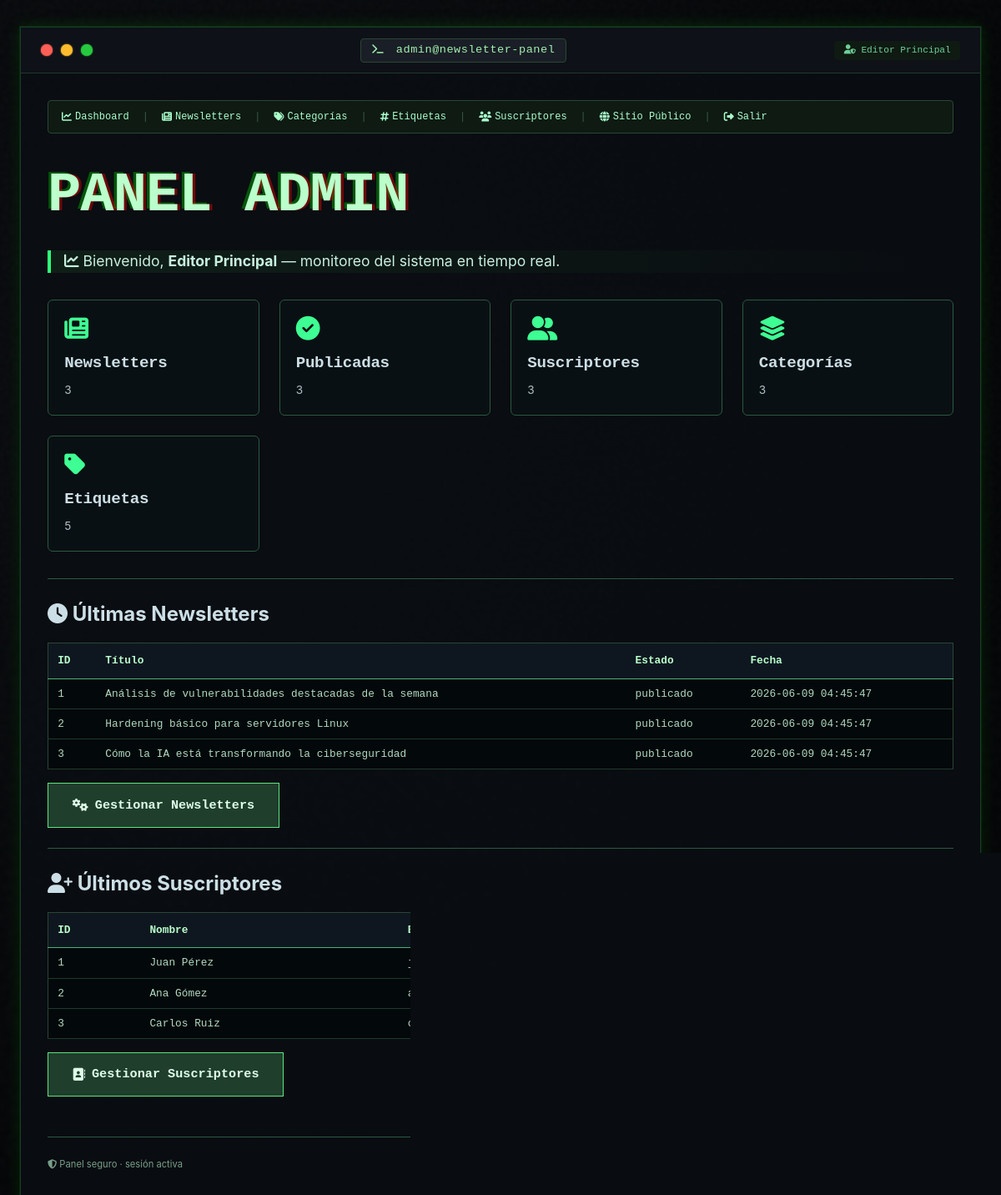
Page /admin/dashboard.php (signed in) on the committed database.
### tables this page shows
CREATE TABLE newsletters (
    id INT AUTO_INCREMENT PRIMARY KEY,
    autor_id INT NOT NULL,
    categoria_id INT NOT NULL,
    titulo VARCHAR(200) NOT NULL,
    contenido TEXT NOT NULL,

    estado ENUM(
        'borrador',
        'publicado',
        'archivado'
    ) NOT NULL DEFAULT 'borrador',

    creado_en DATETIME DEFAULT CURRENT_TIMESTAMP,
    actualizado_en DATETIME DEFAULT CURRENT_TIMESTAMP
        ON UPDATE CURRENT_TIMESTAMP,

    CONSTRAINT fk_newsletters_autor
        FOREIGN KEY (autor_id)
        REFERENCES usuarios(id)
        ON UPDATE CASCADE
        ON DELETE RESTRICT,

    CONSTRAINT fk_newsletters_categoria
        FOREIGN KEY (categoria_id)
        REFERENCES categorias(id)
        ON UPDATE CASCADE
        ON DELETE RESTRICT
);

CREATE TABLE suscriptores (
    id INT AUTO_INCREMENT PRIMARY KEY,
    nombre VARCHAR(100) NULL,

    email VARCHAR(150) NOT NULL UNIQUE,

    estado ENUM(
        'pendiente',
        'activo',
        'inactivo',
        'baja'
    ) NOT NULL DEFAULT 'pendiente',

    token_verificacion VARCHAR(255) NULL,
    token_baja VARCHAR(255) NULL,

    fecha_suscripcion DATETIME DEFAULT CURRENT_TIMESTAMP,
    fecha_baja DATETIME NULL
);

### src/includes/sql.php (called while the page is built, shortened)
<?php
function totalNewsletters(PDO $pdo): int
{
    return (int)$pdo
        ->query("
            SELECT COUNT(*)
            FROM newsletters
        ")
        ->fetchColumn();
}
function totalSuscriptores(PDO $pdo): int
{
    return (int)$pdo
        ->query("
            SELECT COUNT(*)
            FROM suscriptores
        ")
        ->fetchColumn();
}
function totalNewslettersPublicadas(PDO $pdo): int
{
    return (int)$pdo
        ->query("
            SELECT COUNT(*)
            FROM newsletters
            WHERE estado='publicado'
        ")
        ->fetchColumn();
}
function estadisticasSistema(PDO $pdo): array
{
    $totalNews = totalNewsletters($pdo);
    $totalSubs = totalSuscriptores($pdo);
    $totalPublicadas = totalNewslettersPublicadas($pdo);
    return [
        'newsletters' => $totalNews,
        'suscriptores' => $totalSubs,
        'publicadas' => $totalPublicadas
    ];
}

### src/admin/dashboard.php (the view, shortened to what this page needs)
<?php
require_once '../includes/conexion.php';
require_once '../includes/sql.php';
$stats = estadisticasSistema($pdo);
$totalCategorias = $pdo->query("
    SELECT COUNT(*)
    FROM categorias
")->fetchColumn();
$totalEtiquetas = $pdo->query("
    SELECT COUNT(*)
    FROM etiquetas
")->fetchColumn();
$ultimasNews = $pdo->query("
    SELECT
        id,
        titulo,
        estado,
        creado_en
    FROM newsletters
    ORDER BY creado_en DESC
    LIMIT 5
")->fetchAll(PDO::FETCH_ASSOC);
$ultimosSubs = $pdo->query("
    SELECT
        id,
        nombre,
        email,
        estado
    FROM suscriptores
    ORDER BY fecha_suscripcion DESC
    LIMIT 5
")->fetchAll(PDO::FETCH_ASSOC);
?>
<!DOCTYPE html>
<html lang="es">
<head>
    <link rel="stylesheet" href="https://cdnjs.cloudflare.com/ajax/libs/font-awesome/6.5.2/css/all.min.css">
    <link rel="stylesheet" href="../assets/css/style.css">
</head>
<body>
    <div class="terminal-window">
        <div class="term-bar">
            <div class="term-buttons">
                <span class="term-btn red"></span>
                <span class="term-btn yellow"></span>
                <span class="term-btn green"></span>
            </div>
            <div class="term-title">
                <i class="fas fa-terminal"></i> admin@newsletter-panel
            </div>
            <div class="term-status">
                <i class="fas fa-user-shield"></i> <?= htmlspecialchars($_SESSION['usuario_nombre']) ?>
            </div>
        </div>
        <div class="term-content">
            <div class="admin-nav">
                <a href="dashboard.php"><i class="fas fa-chart-line"></i> Dashboard</a>
                <span class="sep">|</span>
                <a href="newsletters.php"><i class="fas fa-newspaper"></i> Newsletters</a>
                <span class="sep">|</span>
                <a href="categorias.php"><i class="fas fa-tags"></i> Categorías</a>
                <span class="sep">|</span>
                <a href="etiquetas.php"><i class="fas fa-hashtag"></i> Etiquetas</a>
                <span class="sep">|</span>
                <a href="subscribers.php"><i class="fas fa-users"></i> Suscriptores</a>
                <span class="sep">|</span>
                <a href="../index.php"><i class="fas fa-globe"></i> Sitio Público</a>
                <span class="sep">|</span>
                <a href="logout.php"><i class="fas fa-sign-out-alt"></i> Salir</a>
            </div>
            <div class="glitch-wrapper">
                <h1 class="glitch">Panel Admin</h1>
            </div>
            <div class="tagline">
                <i class="fas fa-chart-line"></i> Bienvenido, <strong><?= htmlspecialchars($_SESSION['usuario_nombre']) ?></strong> — monitoreo del sistema en tiempo real.
            </div>
            <div class="features">
                <div class="feature-item">
                    <i class="fas fa-newspaper"></i>
                    <h3>Newsletters</h3>
                    <p><?= $stats['newsletters'] ?></p>
                </div>
                <div class="feature-item">
                    <i class="fas fa-check-circle"></i>
                    <h3>Publicadas</h3>
                    <p><?= $stats['publicadas'] ?></p>
                </div>
                <div class="feature-item">
                    <i class="fas fa-user-friends"></i>
                    <h3>Suscriptores</h3>
                    <p><?= $stats['suscriptores'] ?></p>
                </div>
                <div class="feature-item">
                    <i class="fas fa-layer-group"></i>
                    <h3>Categorías</h3>
                    <p><?= $totalCategorias ?></p>
                </div>
                <div class="feature-item">
                    <i class="fas fa-tag"></i>
                    <h3>Etiquetas</h3>
                    <p><?= $totalEtiquetas ?></p>
                </div>
            </div>
            <hr>
            <h2><i class="fas fa-clock"></i> Últimas Newsletters</h2>
            <table>
                <tr>
                    <th>ID</th>
                    <th>Título</th>
                    <th>Estado</th>
                    <th>Fecha</th>
                </tr>
                <?php foreach ($ultimasNews as $news): ?>
                <tr>
                    <td><?= $news['id'] ?></td>
                    <td><?= htmlspecialchars($news['titulo']) ?></td>
                    <td><?= htmlspecialchars($news['estado']) ?></td>
                    <td><?= $news['creado_en'] ?></td>
                </tr>
                <?php endforeach; ?>
            </table>
            <a class="terminal-btn" href="newsletters.php">
                <i class="fas fa-cogs"></i> Gestionar Newsletters
            </a>
            <hr>
            <h2><i class="fas fa-user-plus"></i> Últimos Suscriptores</h2>
            <table>
                <tr>
                    <th>ID</th>
                    <th>Nombre</th>
                    <th>Email</th>
                    <th>Estado</th>
                </tr>
                <?php foreach ($ultimosSubs as $sub): ?>
                <tr>
                    <td><?= $sub['id'] ?></td>
                    <td><?= htmlspecialchars($sub['nombre'] ?? '-') ?></td>
                    <td><?= htmlspecialchars($sub['email']) ?></td>
                    <td><?= htmlspecialchars($sub['estado']) ?></td>
                </tr>
                <?php endforeach; ?>
            </table>
            <a class="terminal-btn" href="subscribers.php">
                <i class="fas fa-address-book"></i> Gestionar Suscriptores
            </a>
            <div class="footer">
                <span><i class="fas fa-shield-alt"></i> Panel seguro · sesión activa</span>
                <span>v1.0.4</span>
            </div>
        </div>
    </div>
</body>
</html>

### src/assets/css/style.css (style rules this page uses)
* { margin: 0; padding: 0; box-sizing: border-box; }
body { background: radial-gradient(circle at 20% 30%, #0a0c0f, #020304); font-family: 'Inter', 'JetBrains Mono', monospace, sans-serif; color: #ccdfe6; line-height: 1.5; min-height: 100vh; padding: 2rem 1.5rem; position: relative; }
body::before { content: ""; position: fixed; top: 0; left: 0; width: 100%; height: 100%; pointer-events: none; z-index: 0; }
.terminal-window { max-width: 1300px; margin: 0 auto; background: #0b0e12e6; backdrop-filter: blur(1px); border: 1px solid #1d3a2c; box-shadow: 0 20px 35px -12px rgba(0, 0, 0, 0.8), 0 0 0 1px rgba(0, 255, 0, 0.1), 0 0 18px rgba(0, 255, 0, 0.15); overflow: hidden; transition: all 0.2s ease; position: relative; z-index: 2; }
.term-bar { background: #0e1117; padding: 0.8rem 1.5rem; display: flex; align-items: center; justify-content: space-between; border-bottom: 1px solid #1e3a2a; flex-wrap: wrap; gap: 10px; }
.term-buttons { display: flex; gap: 10px; }
.term-btn { width: 14px; height: 14px; border-radius: 50%; transition: 0.1s; }
.red { background: #ff5f56; box-shadow: 0 0 2px #ff5f56; }
.yellow { background: #ffbd2e; box-shadow: 0 0 2px #ffbd2e; }
.green { background: #27c93f; box-shadow: 0 0 2px #27c93f; }
.term-title { font-family: 'JetBrains Mono', monospace; font-size: 0.85rem; letter-spacing: 0.5px; background: #1a1e26; padding: 0.2rem 0.8rem; border-radius: 4px; color: #a0f0b0; border: 1px solid #2a4635; }
.term-title i { margin-right: 6px; font-size: 0.75rem; }
.term-status { font-size: 0.7rem; color: #6fcf97; background: #0e1a12; padding: 0.2rem 0.7rem; border-radius: 4px; font-family: monospace; }
.term-content { padding: 2rem 2rem 2.5rem; }
.glitch-wrapper { margin-bottom: 1rem; }
.glitch { font-size: clamp(2.2rem, 8vw, 4.2rem); font-weight: 800; font-family: 'JetBrains Mono', monospace; text-transform: uppercase; color: #bbffcc; position: relative; text-shadow: 0.05em 0 0 rgba(255, 0, 0, 0.4), -0.05em -0.025em 0 rgba(0, 255, 0, 0.3); animation: glitch-shake 0.3s infinite alternate; letter-spacing: -1px; }
.tagline { font-family: 'Inter', monospace; font-size: 1.1rem; border-left: 4px solid #2eff7a; padding-left: 1rem; margin: 0.8rem 0 1.8rem 0; color: #c8f0e0; font-weight: 400; background: linear-gradient(90deg, #0f1f18, transparent); }
.terminal-btn { background: #1f3e2c; border: 1px solid #5fe382; color: #e0ffea; padding: 0.9rem 1.8rem; font-family: 'JetBrains Mono', monospace; font-weight: bold; border-radius: 0; cursor: pointer; transition: all 0.2s ease; display: inline-flex; align-items: center; gap: 8px; font-size: 0.95rem; text-decoration: none; }
.features { display: grid; grid-template-columns: repeat(auto-fit, minmax(230px, 1fr)); gap: 1.5rem; margin: 2rem 0 2rem; }
.feature-item { background: #0b1215c9; border-radius: 6px; padding: 1.2rem; border: 1px solid #2a593f; transition: 0.2s; backdrop-filter: blur(2px); }
.feature-item i { font-size: 1.8rem; color: #3eff93; margin-bottom: 0.8rem; }
.feature-item h3 { font-family: 'JetBrains Mono', monospace; font-size: 1.2rem; margin-bottom: 0.5rem; letter-spacing: -0.3px; }
.feature-item p { font-size: 0.85rem; opacity: 0.85; }
.footer { margin-top: 3rem; text-align: center; font-size: 0.7rem; border-top: 1px solid #2b5a42; padding-top: 1.5rem; color: #799f89; display: flex; justify-content: space-between; flex-wrap: wrap; gap: 0.8rem; }
.admin-nav { font-family: 'JetBrains Mono', monospace; font-size: 0.75rem; color: #8fbc8f; background: #0e1a12; padding: 0.6rem 1rem; border-radius: 4px; display: flex; flex-wrap: wrap; gap: 1rem; align-items: center; margin-bottom: 1.5rem; border: 1px solid #2a4635; }
.admin-nav a { color: #aaffcc; text-decoration: none; transition: 0.2s; display: flex; align-items: center; gap: 4px; }
.admin-nav span.sep { color: #3a5a4a; }
table { width: 100%; border-collapse: collapse; font-family: 'JetBrains Mono', monospace; font-size: 0.8rem; background: #03080a; border: 1px solid #2a4635; margin: 1rem 0; }
th { background: #0e171f; color: #bbffcc; text-align: left; padding: 0.7rem; border-bottom: 1px solid #4caf7a; }
td { padding: 0.5rem 0.7rem; border-bottom: 1px solid #1e3a2a; color: #b0d9c1; }
a { color: #aaffcc; text-decoration: none; }
hr { border: none; border-top: 1px solid #2b5a42; margin: 1.5rem 0; }

### rows in the picture
newsletters: id "1", titulo "Análisis de vulnerabilidades destacadas de la semana", estado "publicado", creado_en "2026-06-09 04:45:47"
newsletters: id "2", titulo "Hardening básico para servidores Linux", estado "publicado", creado_en "2026-06-09 04:45:47"
newsletters: id "3", titulo "Cómo la IA está transformando la ciberseguridad", estado "publicado", creado_en "2026-06-09 04:45:47"
suscriptores: id "1", nombre "Juan Pérez", email "juan@example.com"
suscriptores: id "2", nombre "Ana Gómez", email "ana@example.com"
suscriptores: id "3", nombre "Carlos Ruiz", email "carlos@example.com"

### other values in the picture
$_SESSION['usuario_nombre'] "Editor Principal"
$stats['newsletters'] "3"
$stats['publicadas'] "3"
$stats['suscriptores'] "3"
$totalCategorias "3"
$totalEtiquetas "5"
